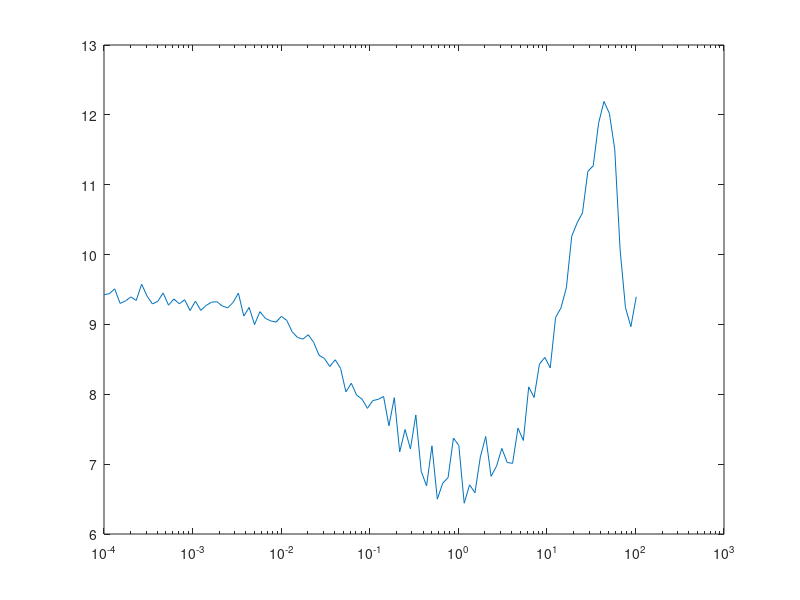
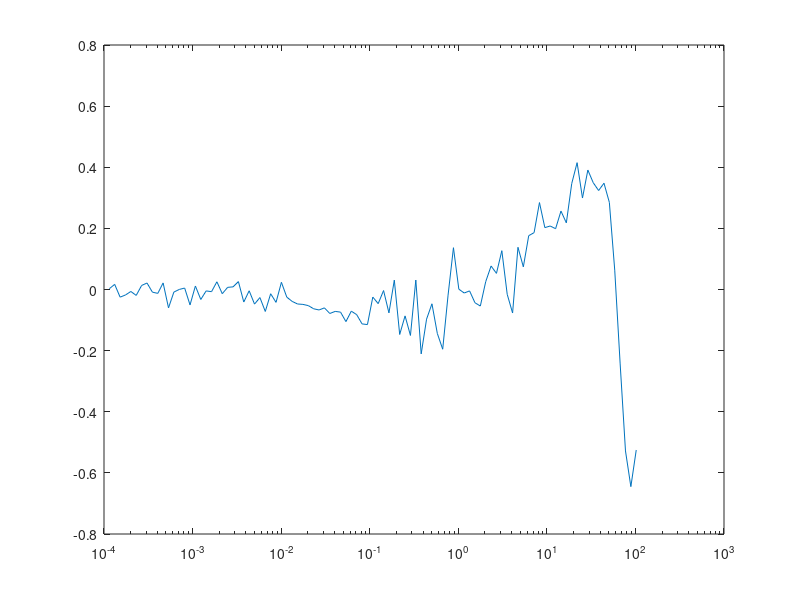

The MATLAB source for these figures, in order:
clear

t = 1:99;
lr = [0.000100
0.000115
0.000132
0.000152
0.000175
0.000201
0.000231
0.000266
0.000306
0.000352
0.000405
0.000465
0.000535
0.000615
0.000708
0.000814
0.000936
0.001076
0.001238
0.001423
0.001637
0.001882
0.002164
0.002489
0.002863
0.003292
0.003786
0.004354
0.005007
0.005758
0.006621
0.007614
0.008757
0.010070
0.011580
0.013318
0.015315
0.017612
0.020254
0.023292
0.026786
0.030804
0.035425
0.040739
0.046850
0.053877
0.061958
0.071252
0.081940
0.094231
0.108366
0.124621
0.143314
0.164811
0.189532
0.217962
0.250657
0.288255
0.331493
0.381217
0.438400
0.504160
0.579784
0.666751
0.766764
0.881779
1.014046
1.166152
1.341075
1.542237
1.773572
2.039608
2.345549
2.697381
3.101989
3.567287
4.102380
4.717737
5.425397
6.239207
7.175088
8.251351
9.489054
10.912412
12.549274
14.431665
16.596414
19.085877
21.948758
25.241072
29.027233
33.381317
38.388515
44.146792
50.768811
58.384133
67.141753
77.213016
88.794968
102.114213];

loss = [9.425967
9.439693
9.509818
9.300879
9.336720
9.393763
9.343253
9.576138
9.406916
9.293189
9.330493
9.450877
9.275469
9.364858
9.294230
9.354193
9.198556
9.332735
9.201710
9.271325
9.318599
9.324810
9.264390
9.236955
9.314440
9.447841
9.119853
9.243693
8.998019
9.182846
9.088514
9.050332
9.033275
9.115976
9.057989
8.893809
8.813449
8.789670
8.852576
8.742652
8.558857
8.512987
8.397315
8.494343
8.372561
8.033492
8.158726
7.986186
7.931750
7.798621
7.909764
7.927692
7.969201
7.549265
7.952233
7.173837
7.496094
7.217487
7.704148
6.898578
6.689129
7.262247
6.498806
6.727044
6.806740
7.373043
7.267910
6.441264
6.704252
6.590179
7.102577
7.395941
6.825772
6.968469
7.225345
7.023841
7.011456
7.516376
7.338934
8.105961
7.953804
8.433692
8.528806
8.377858
9.100385
9.236860
9.523836
10.261240
10.452896
10.597103
11.191203
11.271278
11.880593
12.192146
12.022007
11.508135
10.067358
9.239254
8.967139
9.396072];

sma = 1;
derivatives = (loss(1+sma:end) - loss(1:end-sma))/sma;
derivatives = filter(ones(1,5)/5,1,derivatives);
figure();
semilogx(lr, loss);
figure();
semilogx(lr(2:end), derivatives)
